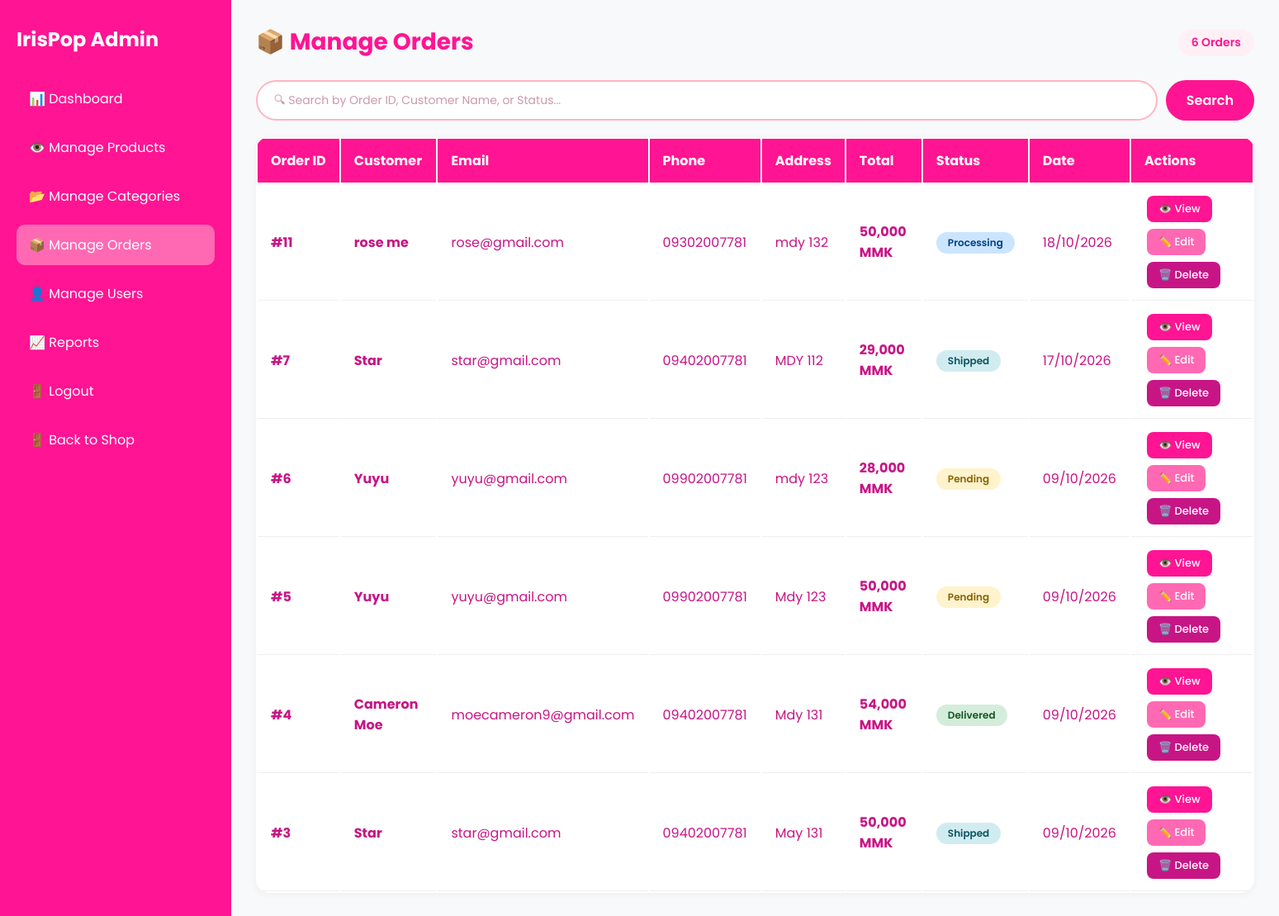
Screenshot of /admin/orders.php (signed in) with the database file from the repository.
### tables this page shows
CREATE TABLE `orders` (
  `orderID` int(11) NOT NULL,
  `userID` int(11) NOT NULL,
  `orderDate` datetime DEFAULT current_timestamp(),
  `orderStatus` enum('pending','processing','shipped','delivered','cancelled') DEFAULT 'pending',
  `totalAmount` decimal(10,2) NOT NULL,
  `shipping_address` text DEFAULT NULL,
  `phone` varchar(20) DEFAULT NULL
);

CREATE TABLE `users` (
  `userID` int(11) NOT NULL,
  `name` varchar(100) NOT NULL,
  `email` varchar(100) NOT NULL,
  `password` varchar(255) NOT NULL,
  `address` text DEFAULT NULL,
  `phoneNumber` varchar(20) DEFAULT NULL,
  `role` enum('customer','admin') DEFAULT 'customer',
  `created_at` timestamp NOT NULL DEFAULT current_timestamp()
);

### admin/orders.php (the view, shortened to what this page needs)
<?php
require_once 'crud.php';
$sql = "
    SELECT o.*, u.name as customerName, u.email, u.phoneNumber
    FROM orders o
    JOIN users u ON o.userID = u.userID
    WHERE 1=1
";
$sql .= " ORDER BY o.orderDate DESC";
$orders = $conn->query($sql);
?>
<!DOCTYPE html>
<html lang="en">
<head>
    <link rel="stylesheet" href="../public/assets/css/style.css">
    <link rel="stylesheet" href="../public/assets/css/category.css">
</head>
<body>
    <div class="admin-container">
        <div class="admin-sidebar">
            <h2>IrisPop Admin</h2>
            <a href="dashboard.php">📊 Dashboard</a>
            <a href="adminproducts.php">👁️ Manage Products</a>
            <a href="category.php">📂 Manage Categories</a>
            <a href="orders.php" class="active">📦 Manage Orders</a>
            <a href="users.php">👤 Manage Users</a>
            <a href="reports.php">📈 Reports</a>
            <a href="../src/Views/logout.php">🚪 Logout</a>
            <a href="../src/Views/index.php">🚪 Back to Shop</a>
        </div>
        <div class="admin-content">
            <div class="page-header">
                <h1>📦 Manage Orders</h1>
                <span class="badge"><?php echo $orders->num_rows; ?> Orders</span>
            </div>
            <div class="search-container" style="margin-bottom: 20px;">
                <form method="GET" action="" style="display: flex; gap: 10px;">
                    <input type="text" name="search" placeholder="🔍︎ Search by Order ID, Customer Name, or Status..."
                        value="<?php echo isset($_GET['search']) ? htmlspecialchars($_GET['search']) : ''; ?>"
                        style="flex: 1; padding: 12px 20px; border: 2px solid #FFB6C1; border-radius: 50px; font-family: 'Poppins', sans-serif; font-size: 14px;">
                    <button type="submit" class="search-btn" style="background: #FF1493; color: white; padding: 12px 25px; border: none; border-radius: 50px; font-weight: 600; cursor: pointer;">Search</button>
                </form>
            </div>
            <table class="admin-table">
                <thead>
                    <tr>
                        <th>Order ID</th>
                        <th>Customer</th>
                        <th>Email</th>
                        <th>Phone</th>
                        <th>Address</th>
                        <th>Total</th>
                        <th>Status</th>
                        <th>Date</th>
                        <th>Actions</th>
                    </tr>
                </thead>
                <tbody>
                    <?php if ($orders && $orders->num_rows > 0): ?>
                        <?php while ($row = $orders->fetch_assoc()):
                            $statusClass = 'status-' . strtolower($row['orderStatus']);
                        ?>
                            <tr>
                                <td><strong>#<?php echo $row['orderID']; ?></strong></td>
                                <td><strong><?php echo htmlspecialchars($row['customerName']); ?></strong></td>
                                <td><?php echo htmlspecialchars($row['email']); ?></td>
                                <td><?php echo htmlspecialchars($row['phoneNumber'] ?? '-'); ?></td>
                                <td><?php echo htmlspecialchars($row['shipping_address'] ?? '-'); ?></td>
                                <td><strong><?php echo number_format($row['totalAmount']); ?> MMK</strong></td>
                                <td>
                                    <span class="status-badge <?php echo $statusClass; ?>">
                                        <?php echo ucfirst($row['orderStatus']); ?>
                                    </span>
                                </td>
                                <td><?php echo date('d/m/Y', strtotime($row['orderDate'])); ?></td>
                                <td>
                                    <div class="action-buttons">
                                        <button class="edit-btn" style="background: #FF1493;" onclick="openOrderModal(<?php echo $row['orderID']; ?>)">👁️ View</button>
                                        <button class="edit-btn" onclick="openModal(<?php echo $row['orderID']; ?>, '<?php echo $row['orderStatus']; ?>')">✏️ Edit</button>
                                        <a href="orders.php?delete=<?php echo $row['orderID']; ?>" class="delete-btn" onclick="return confirm('Are you sure?')">🗑️ Delete</a>
                                    </div>
                                </td>
                            </tr>
                        <?php endwhile; ?>
                    <?php else: ?>
                        <tr>
                            <td colspan="9" class="no-data">No orders found.</td>
                        </tr>
                    <?php endif; ?>
                </tbody>
            </table>
        </div>
    </div>
</body>
</html>

### public/assets/css/style.css (style rules this page uses)
* { margin: 0; padding: 0; box-sizing: border-box; }
body { font-family: 'Poppins', 'Segoe UI', Tahoma, Geneva, Verdana, sans-serif; background-color: #FFFFFF; color: #C71585; overflow-x: hidden; }
.search-container { margin-bottom: 30px; }
.search-container form { display: flex; gap: 10px; align-items: center; flex-wrap: wrap; margin-bottom: 10px; }
.search-container input { flex: 1; padding: 14px 20px; border: 2px solid #FFB6C1; border-radius: 50px; font-family: 'Poppins', sans-serif; font-size: 16px; outline: none; transition: all 0.3s; background: white; min-width: 200px; }
.search-container input::placeholder { color: #CC99AA; }
.search-btn { background: #FF1493; color: white; padding: 14px 30px; border: none; border-radius: 50px; font-size: 16px; font-weight: 600; cursor: pointer; font-family: 'Poppins', sans-serif; transition: 0.3s; }
.admin-container { display: flex; min-height: 100vh; }
.admin-sidebar { width: 260px; background: #FF1493; padding: 30px 20px; }
.admin-sidebar h2 { color: white; margin-bottom: 30px; }
.admin-sidebar a { display: block; color: white; text-decoration: none; padding: 12px 15px; margin-bottom: 10px; border-radius: 10px; transition: 0.3s; }
.admin-sidebar a:hover, .admin-sidebar a.active { background: #FF69B4; }
.admin-content { flex: 1; padding: 30px; background: #F8F9FA; }
.admin-table { width: 100%; background: white; border-radius: 16px; overflow: hidden; box-shadow: 0 2px 10px rgba(0,0,0,0.05); }
.admin-table th { background: #FF1493; color: white; padding: 12px; text-align: left; }
.admin-table td { padding: 12px; border-bottom: 1px solid #EEE; }
.edit-btn, .delete-btn { padding: 5px 12px; border: none; border-radius: 8px; cursor: pointer; margin: 0 3px; }
.edit-btn { background: #FF69B4; color: white; }
.delete-btn { background: #C71585; color: white; }
.page-header { display: flex; justify-content: space-between; align-items: center; margin-bottom: 25px; }
.page-header h1 { color: #FF1493; font-size: 28px; }
.badge { background: #FFF0F5; color: #FF1493; padding: 6px 16px; border-radius: 20px; font-size: 14px; font-weight: 600; }
.action-buttons { display: flex; gap: 8px; align-items: center; flex-wrap: wrap; }
.action-buttons .edit-btn, .action-buttons .delete-btn { padding: 6px 16px; border: none; border-radius: 8px; cursor: pointer; font-size: 13px; font-weight: 500; font-family: 'Poppins', sans-serif; transition: all 0.3s; text-decoration: none; display: inline-block; text-align: center; min-width: 60px; }
.action-buttons .edit-btn { background: #FF69B4; color: white; }
.action-buttons .delete-btn { background: #C71585; color: white; }
.admin-table td:last-child { min-width: 140px; }
.status-badge { padding: 4px 14px; border-radius: 20px; font-size: 12px; font-weight: 600; display: inline-block; }
.status-pending { background: #FFF3CD; color: #856404; }
.status-processing { background: #CCE5FF; color: #004085; }
.status-shipped { background: #D1ECF1; color: #0C5460; }
.status-delivered { background: #D4EDDA; color: #155724; }

### public/assets/css/category.css (style rules this page uses)
.admin-content { padding: 30px; background: #F8F9FA; flex: 1; }
.page-header { display: flex; justify-content: space-between; align-items: center; margin-bottom: 25px; }
.page-header h1 { color: #FF1493; font-size: 28px; }
.admin-table { width: 100%; background: white; border-radius: 16px; overflow: hidden; box-shadow: 0 2px 10px rgba(0, 0, 0, 0.05); }
.admin-table th { background: #FF1493; color: white; padding: 14px 16px; text-align: left; white-space: nowrap; overflow: hidden; }
.admin-table td { padding: 14px 16px; border-bottom: 1px solid #eee; }
.admin-table .edit-btn { background: #FF69B4; color: white; border: none; padding: 6px 14px; border-radius: 8px; cursor: pointer; }
.admin-table .delete-btn { background: #C71585; color: white; border: none; padding: 6px 14px; border-radius: 8px; cursor: pointer; text-decoration: none; }

### admin/orders.php (style rules this page uses)
.admin-sidebar { width: 280px; min-width: 280px; background: #FF1493; padding: 30px 20px; }

### rows the page displays
orders: orderID "11", userID.name "rose me", userID.email "rose@gmail.com", userID.phoneNumber "09302007781", shipping_address "mdy 132", totalAmount "50,000", orderStatus "Processing", orderDate "18/10/2026"
orders: orderID "7", userID.name "Star", userID.email "star@gmail.com", userID.phoneNumber "09402007781", shipping_address "MDY 112", totalAmount "29,000", orderStatus "Shipped", orderDate "17/10/2026"
orders: orderID "6", userID.name "Yuyu", userID.email "yuyu@gmail.com", userID.phoneNumber "09902007781", shipping_address "mdy 123", totalAmount "28,000", orderStatus "Pending", orderDate "09/10/2026"
orders: orderID "5", userID.name "Yuyu", userID.email "yuyu@gmail.com", userID.phoneNumber "09902007781", shipping_address "Mdy 123", totalAmount "50,000", orderStatus "Pending", orderDate "09/10/2026"
orders: orderID "4", userID.name "Cameron Moe", userID.email "moecameron9@gmail.com", userID.phoneNumber "09402007781", shipping_address "Mdy 131", totalAmount "54,000", orderStatus "Delivered", orderDate "09/10/2026"
orders: orderID "3", userID.name "Star", userID.email "star@gmail.com", userID.phoneNumber "09402007781", shipping_address "May 131", totalAmount "50,000", orderStatus "Shipped", orderDate "09/10/2026"

### other values shown
$orders->num_rows "6"
